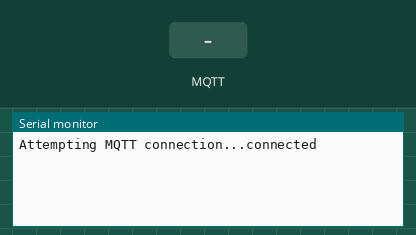
This sketch was run on a simulated Arduino Uno, built with avr-gcc and run on an emulated ATmega328P. On the bench: the last lines printed to the serial monitor. The inputs (shaded band) are chosen by the test bench. WiFi joins after 1.5 s; servers stay silent unless stated; no MQTT or app messages arrive unless stated.

Above: at 4.2 s.
4.3 s: MQTT message "1" arrives on the first subscribed topic
At 5.4 s:
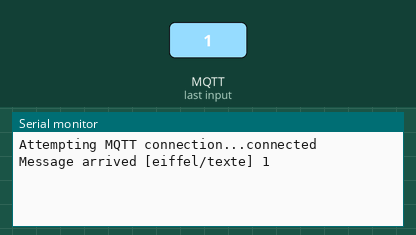
5.8 s: MQTT message "on" arrives on the first subscribed topic
At 6.5 s:
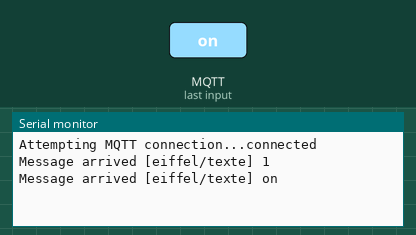
7.3 s: MQTT message "off" arrives on the first subscribed topic
At 7.7 s:
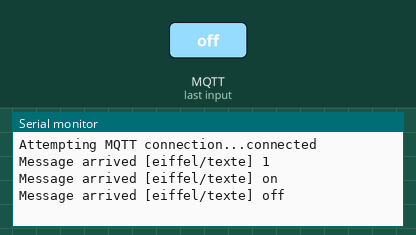

The sketch:

mqttArduinoEthernet.ino
```cpp
#include <SPI.h>
#include <Ethernet.h>
#include <PubSubClient.h>

byte mac[] = { 0xFF, 0xAB, 0xCD, 0xAB, 0xCD, 0xEF };
char server[] = "";

void callback(char * topic, byte * payload, unsigned int length) {
  Serial.print("Message arrived [");
  Serial.print(topic);
  Serial.print("] ");
  for (int i=0;i<length;i++) {
    Serial.print((char)payload[i]);
  }
  Serial.println();
}

EthernetClient ethClient;
PubSubClient client(ethClient);

void reconnect() {
  // Loop until we're reconnected
  while (!client.connected()) {
    Serial.print("Attempting MQTT connection...");
    // Attempt to connect
    // rename "arduinoClient" with an unique Id
    // like "arduinoClient1524ztSDeRT"
    if (client.connect("arduinoClient")) {
      Serial.println("connected");
      // Once connected, publish an announcement...
      client.publish("eiffel/texte","Arduino connected");
      // ... and resubscribe
      client.subscribe("eiffel/texte");
    }
    else
    {
      Serial.print("failed, rc=");
      Serial.print(client.state());
      Serial.println(" try again in 5 seconds");
      // Wait 5 seconds before retrying
      delay(5000);
    }
  }
}

void setup() {
  Serial.begin(115200);
  client.setServer(server, 1883);
  client.setCallback(callback);

  Ethernet.begin(mac); // get IP via DHCP
  // Allow the hardware to sort itself out
  delay(1500);
}

void loop() {
  if (!client.connected()) {
    reconnect();
  }
  client.loop();
}
```

Measured:
- after the input at 4.3 s, the serial monitor: prints a new line at once (image 1)
- after the input at 5.8 s, the serial monitor: prints a new line at once (image 2)
- after the input at 7.3 s, the serial monitor: prints a new line at once (image 3)
